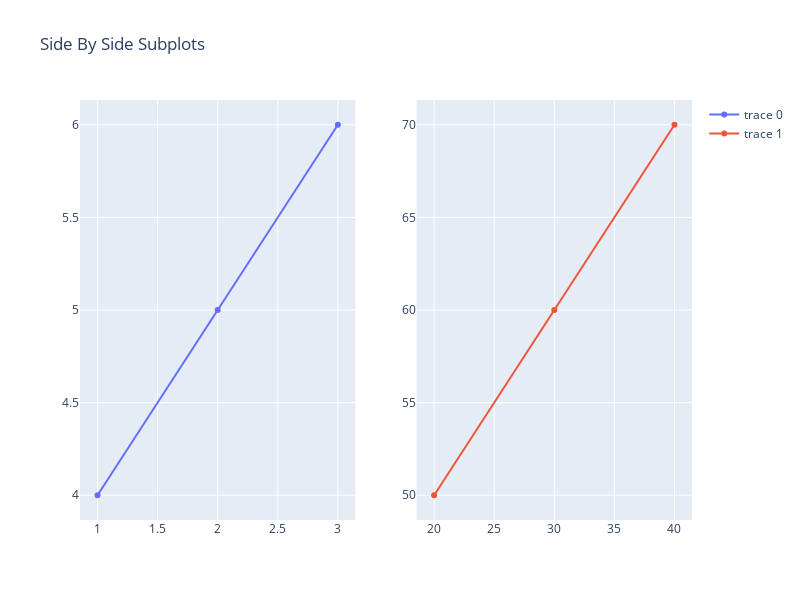

The notebook cell this image was saved under:
### Code cell
import plotly.subplots as subplots
fig = subplots.make_subplots(rows=1, cols=2)

fig.add_trace(
    go.Scatter(x=[1, 2, 3], y=[4, 5, 6]),
    row=1, col=1
)

fig.add_trace(
    go.Scatter(x=[20, 30, 40], y=[50, 60, 70]),
    row=1, col=2
)

fig.update_layout(height=600, width=800, title_text="Side By Side Subplots")
fig.show()

### Figure 1 — Plotly figure (JSON) as saved in the notebook; plotly's stock layout.template omitted (floating-point values rounded to 4 significant figures)
{"data": [{"type": "scatter", "x": [1, 2, 3], "xaxis": "x", "y": [4, 5, 6], "yaxis": "y"}, {"type": "scatter", "x": [20, 30, 40], "xaxis": "x2", "y": [50, 60, 70], "yaxis": "y2"}], "layout": {"height": 600, "title": {"text": "Side By Side Subplots"}, "width": 800, "xaxis": {"anchor": "y", "domain": [0, 0.45]}, "xaxis2": {"anchor": "y2", "domain": [0.55, 1]}, "yaxis": {"anchor": "x", "domain": [0, 1]}, "yaxis2": {"anchor": "x2", "domain": [0, 1]}}}
